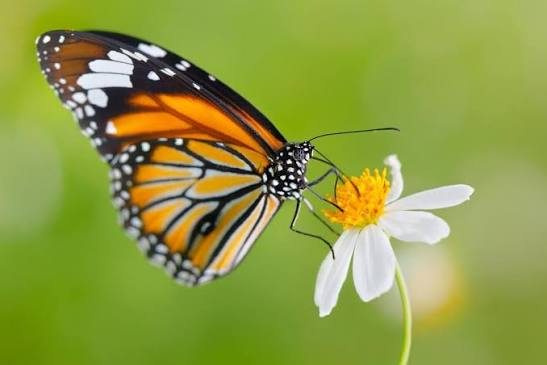
#> input picture sample images/images.jpg, 547 x 365 px, found by its file name
$ python ex20.py
#> lines starting #> are read from the running program, lines starting #| are printed output that depends on the picture
import cv2
import numpy as np

img = cv2.imread(r"D:\Computer vision\sample images\images.jpg")
#> img is the input picture: shape (365, 547, 3); mean B, G, R 68.9, 155.8, 142.6

if img is None:
    print("Error: Image not found!")
else:
    # Laplacian sharpening kernel (negative center coefficient)
    kernel = np.array([[0, 1, 0],
                       [1, -4, 1],
                       [0, 1, 0]])

    sharpened = cv2.filter2D(img, -1, kernel)
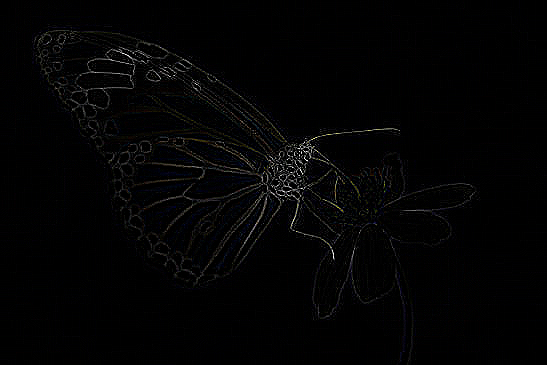
#> sharpened: shape (365, 547, 3); mean B, G, R 3.6, 3.4, 3.4

    cv2.imshow("Original Image", img)
    cv2.imshow("Sharpened Image", sharpened)

    cv2.waitKey(0)
    cv2.destroyAllWindows()
